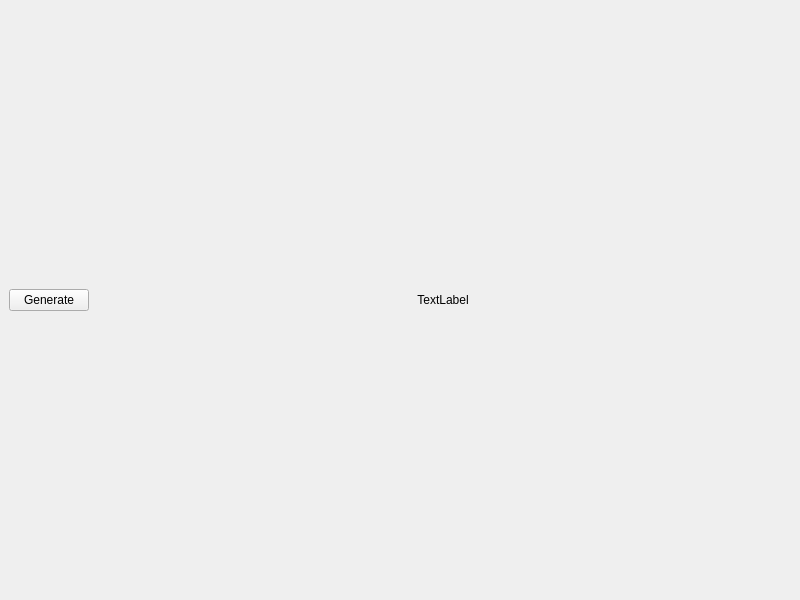
<?xml version="1.0" encoding="UTF-8"?>
<ui version="4.0">
 <class>MainWindow</class>
 <widget class="QMainWindow" name="MainWindow">
  <property name="geometry">
   <rect>
    <x>0</x>
    <y>0</y>
    <width>800</width>
    <height>600</height>
   </rect>
  </property>
  <property name="windowTitle">
   <string>MainWindow</string>
  </property>
  <widget class="QWidget" name="centralwidget">
   <layout class="QGridLayout" name="gridLayout">
    <item row="1" column="2">
     <widget class="QLabel" name="label_Image">
      <property name="minimumSize">
       <size>
        <width>300</width>
        <height>200</height>
       </size>
      </property>
      <property name="text">
       <string>TextLabel</string>
      </property>
      <property name="alignment">
       <set>Qt::AlignCenter</set>
      </property>
     </widget>
    </item>
    <item row="1" column="3">
     <spacer name="horizontalSpacer">
      <property name="orientation">
       <enum>Qt::Horizontal</enum>
      </property>
      <property name="sizeHint" stdset="0">
       <size>
        <width>0</width>
        <height>0</height>
       </size>
      </property>
     </spacer>
    </item>
    <item row="1" column="1">
     <spacer name="horizontalSpacer_2">
      <property name="orientation">
       <enum>Qt::Horizontal</enum>
      </property>
      <property name="sizeHint" stdset="0">
       <size>
        <width>0</width>
        <height>0</height>
       </size>
      </property>
     </spacer>
    </item>
    <item row="2" column="2">
     <spacer name="verticalSpacer">
      <property name="orientation">
       <enum>Qt::Vertical</enum>
      </property>
      <property name="sizeHint" stdset="0">
       <size>
        <width>0</width>
        <height>0</height>
       </size>
      </property>
     </spacer>
    </item>
    <item row="0" column="2">
     <spacer name="verticalSpacer_2">
      <property name="orientation">
       <enum>Qt::Vertical</enum>
      </property>
      <property name="sizeHint" stdset="0">
       <size>
        <width>0</width>
        <height>0</height>
       </size>
      </property>
     </spacer>
    </item>
    <item row="0" column="0" rowspan="3">
     <layout class="QVBoxLayout" name="verticalLayout">
      <item>
       <widget class="QPushButton" name="pushButton_Generate">
        <property name="text">
         <string>Generate</string>
        </property>
       </widget>
      </item>
     </layout>
    </item>
   </layout>
  </widget>
  <widget class="QMenuBar" name="menubar">
   <property name="geometry">
    <rect>
     <x>0</x>
     <y>0</y>
     <width>800</width>
     <height>20</height>
    </rect>
   </property>
  </widget>
 </widget>
 <resources/>
 <connections/>
</ui>
